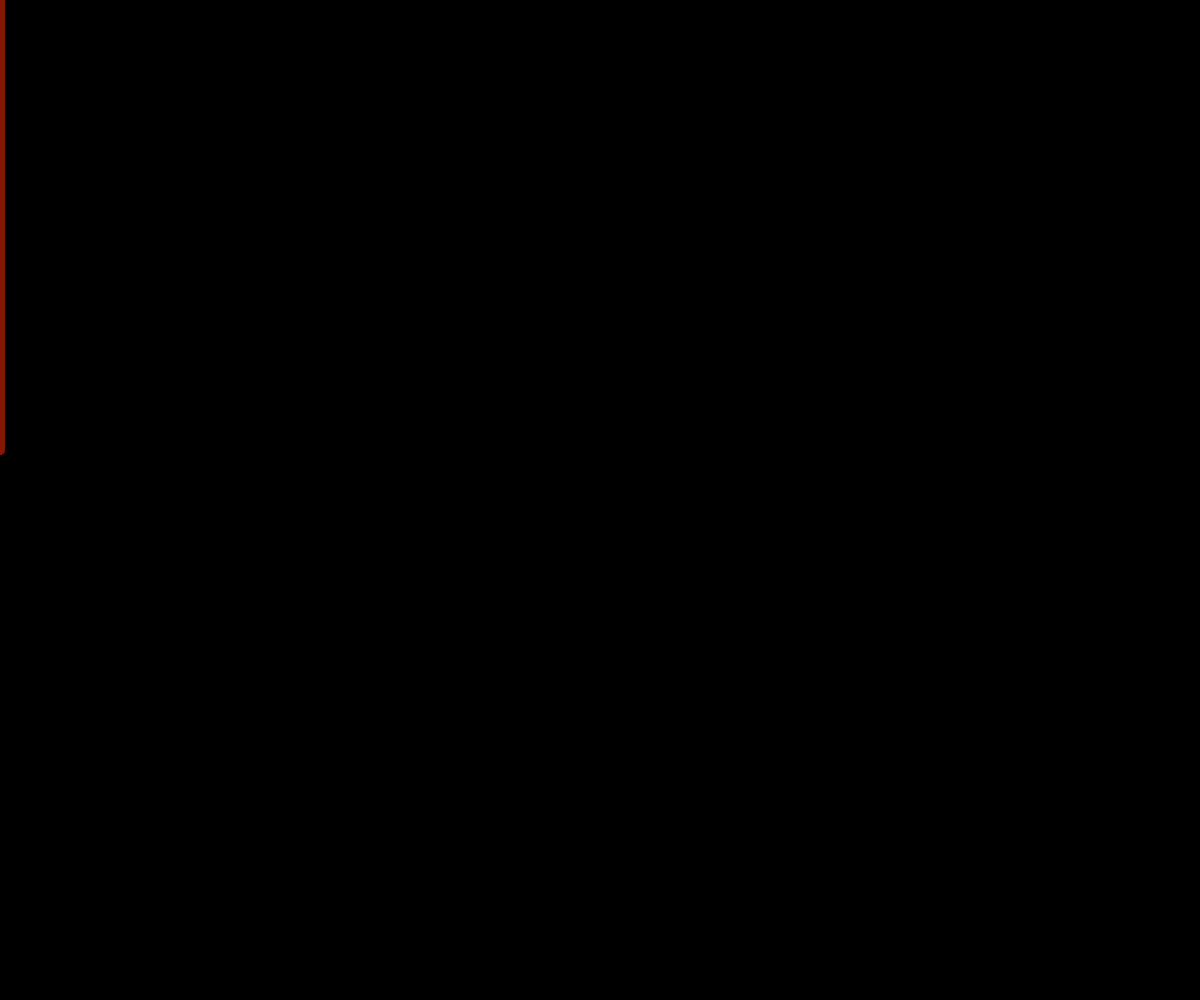
Frame 1 (no input)
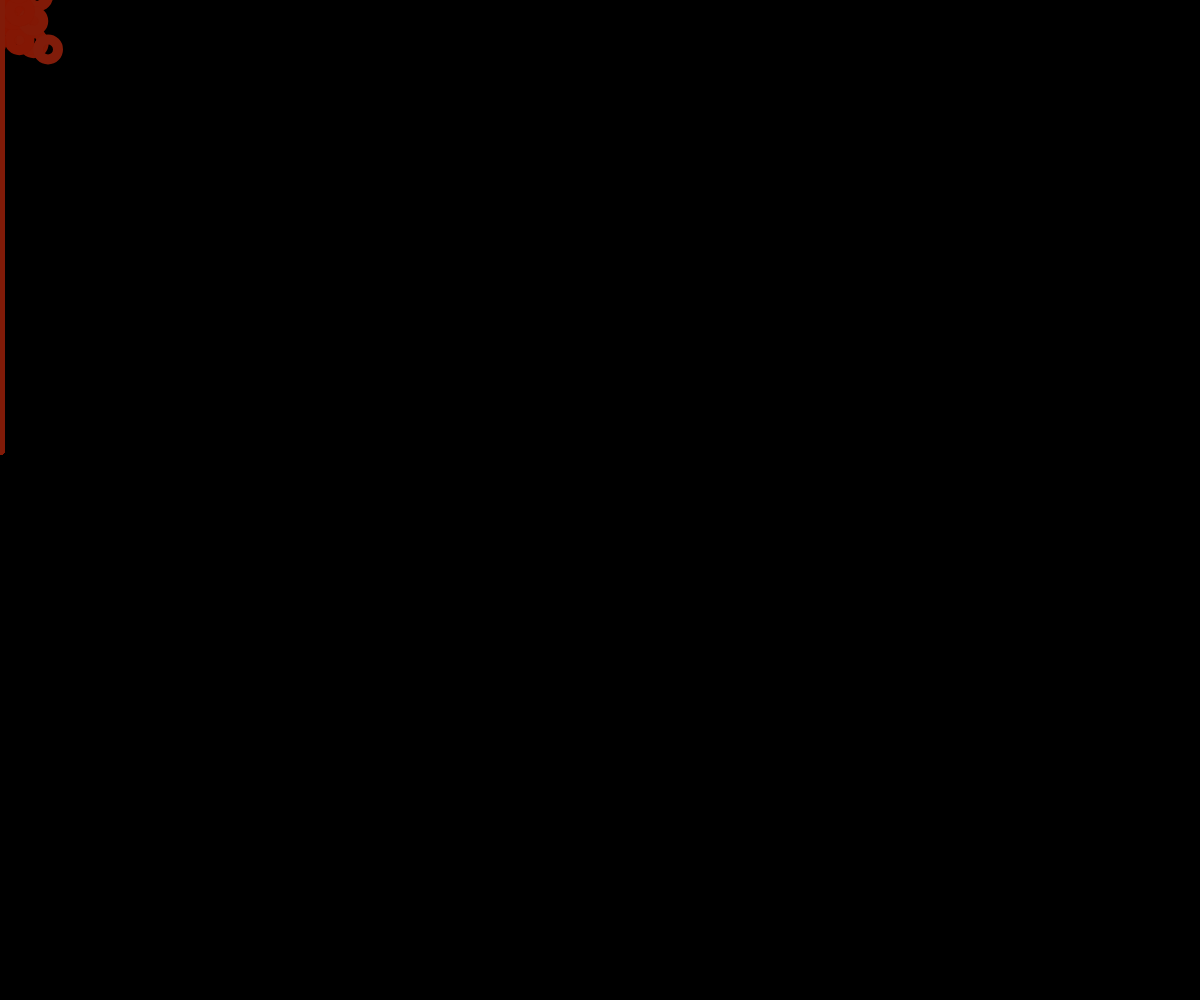
Frame 60 (no input)
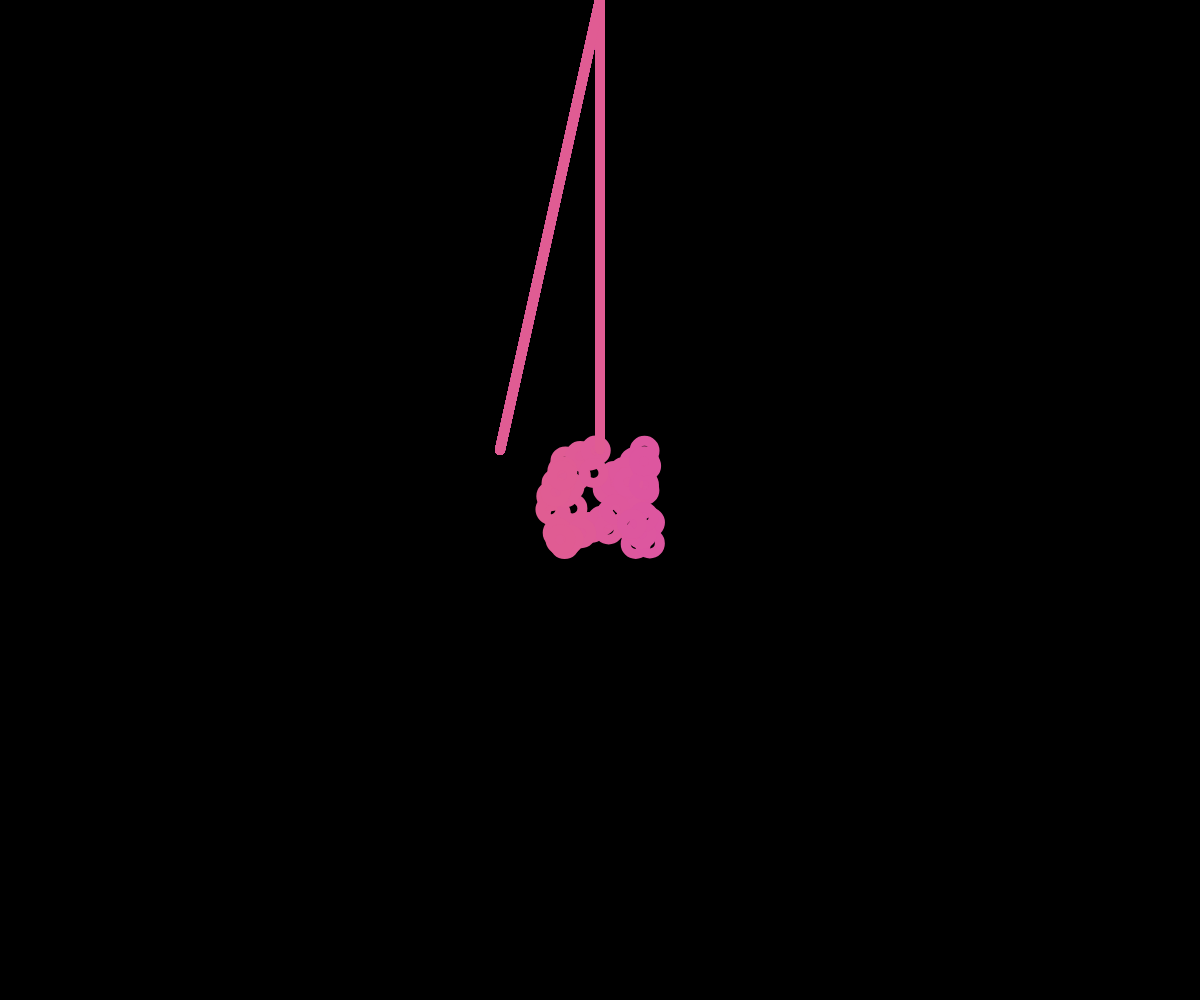
Frame 120 (the mouse pressed at the canvas centre since frame 60)

The p5.js sketch that drew these frames (run headless with seeded random() and noise() and a simulated clock; from frame 60 on, the mouse is pressed at the canvas centre):

// p5.js sketch
// ── sketch.js
let col, col1, col2;

function setup(){
 createCanvas(windowWidth,windowHeight); 
 background(0);
 noStroke();
 strokeWeight(10)
 noFill()

 col1 = color("#851400");
 col2 = color("#00e2f2");

}

function draw(){


let x = mouseX+ random(50,-50)
let y = mouseY + random(-50,50);

let i = map(x,0,width,0,1)

 col = lerpColor(col1, col2,i)



 stroke(col);

 ellipse(x, y, 20);

 line(mouseX, 0, mouseX, 450);

 line(mouseY, 450, mouseX, 0);

}

function mousePressed(){
    background(0);   
    col1= color(random(255), random(255), random(255))
    col2= color(random(255), random(255), random(255))
}

function mouseDragged(){
}

function keyPressed(){
    background(255);  
}
